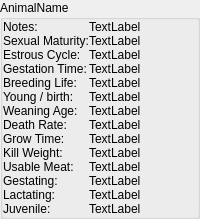
        <widget class="QGroupBox" name="groupBox_4" >
         <property name="title" >
          <string>AnimalName</string>
         </property>
         <layout class="QGridLayout" >
          <property name="margin" >
           <number>0</number>
          </property>
          <property name="spacing" >
           <number>0</number>
          </property>
          <item row="9" column="0" >
           <widget class="QLabel" name="label_24" >
            <property name="sizePolicy" >
             <sizepolicy>
              <hsizetype>0</hsizetype>
              <vsizetype>5</vsizetype>
              <horstretch>0</horstretch>
              <verstretch>0</verstretch>
             </sizepolicy>
            </property>
            <property name="text" >
             <string>Kill Weight:</string>
            </property>
           </widget>
          </item>
          <item row="8" column="0" >
           <widget class="QLabel" name="label_21" >
            <property name="sizePolicy" >
             <sizepolicy>
              <hsizetype>0</hsizetype>
              <vsizetype>5</vsizetype>
              <horstretch>0</horstretch>
              <verstretch>0</verstretch>
             </sizepolicy>
            </property>
            <property name="text" >
             <string>Grow Time:</string>
            </property>
           </widget>
          </item>
          <item row="7" column="0" >
           <widget class="QLabel" name="label_23" >
            <property name="sizePolicy" >
             <sizepolicy>
              <hsizetype>0</hsizetype>
              <vsizetype>5</vsizetype>
              <horstretch>0</horstretch>
              <verstretch>0</verstretch>
             </sizepolicy>
            </property>
            <property name="text" >
             <string>Death Rate:</string>
            </property>
           </widget>
          </item>
          <item row="6" column="0" >
           <widget class="QLabel" name="label_27" >
            <property name="sizePolicy" >
             <sizepolicy>
              <hsizetype>0</hsizetype>
              <vsizetype>5</vsizetype>
              <horstretch>0</horstretch>
              <verstretch>0</verstretch>
             </sizepolicy>
            </property>
            <property name="text" >
             <string>Weaning Age:</string>
            </property>
           </widget>
          </item>
          <item row="5" column="0" >
           <widget class="QLabel" name="label_26" >
            <property name="sizePolicy" >
             <sizepolicy>
              <hsizetype>0</hsizetype>
              <vsizetype>5</vsizetype>
              <horstretch>0</horstretch>
              <verstretch>0</verstretch>
             </sizepolicy>
            </property>
            <property name="text" >
             <string>Young / birth:</string>
            </property>
           </widget>
          </item>
          <item row="4" column="0" >
           <widget class="QLabel" name="label_20" >
            <property name="sizePolicy" >
             <sizepolicy>
              <hsizetype>0</hsizetype>
              <vsizetype>5</vsizetype>
              <horstretch>0</horstretch>
              <verstretch>0</verstretch>
             </sizepolicy>
            </property>
            <property name="text" >
             <string>Breeding Life:</string>
            </property>
           </widget>
          </item>
          <item row="3" column="0" >
           <widget class="QLabel" name="label_12" >
            <property name="sizePolicy" >
             <sizepolicy>
              <hsizetype>0</hsizetype>
              <vsizetype>5</vsizetype>
              <horstretch>0</horstretch>
              <verstretch>0</verstretch>
             </sizepolicy>
            </property>
            <property name="text" >
             <string>Gestation Time:</string>
            </property>
           </widget>
          </item>
          <item row="2" column="0" >
           <widget class="QLabel" name="label_18" >
            <property name="sizePolicy" >
             <sizepolicy>
              <hsizetype>0</hsizetype>
              <vsizetype>5</vsizetype>
              <horstretch>0</horstretch>
              <verstretch>0</verstretch>
             </sizepolicy>
            </property>
            <property name="text" >
             <string>Estrous Cycle:</string>
            </property>
           </widget>
          </item>
          <item row="1" column="0" >
           <widget class="QLabel" name="label_25" >
            <property name="sizePolicy" >
             <sizepolicy>
              <hsizetype>0</hsizetype>
              <vsizetype>5</vsizetype>
              <horstretch>0</horstretch>
              <verstretch>0</verstretch>
             </sizepolicy>
            </property>
            <property name="text" >
             <string>Sexual Maturity:</string>
            </property>
           </widget>
          </item>
          <item row="0" column="0" >
           <widget class="QLabel" name="label_7" >
            <property name="sizePolicy" >
             <sizepolicy>
              <hsizetype>0</hsizetype>
              <vsizetype>5</vsizetype>
              <horstretch>0</horstretch>
              <verstretch>0</verstretch>
             </sizepolicy>
            </property>
            <property name="text" >
             <string>Notes:</string>
            </property>
           </widget>
          </item>
          <item row="9" column="1" >
           <widget class="QLabel" name="labelAnimal_10" >
            <property name="text" >
             <string>TextLabel</string>
            </property>
           </widget>
          </item>
          <item row="8" column="1" >
           <widget class="QLabel" name="labelAnimal_9" >
            <property name="text" >
             <string>TextLabel</string>
            </property>
           </widget>
          </item>
          <item row="7" column="1" >
           <widget class="QLabel" name="labelAnimal_8" >
            <property name="text" >
             <string>TextLabel</string>
            </property>
           </widget>
          </item>
          <item row="6" column="1" >
           <widget class="QLabel" name="labelAnimal_7" >
            <property name="text" >
             <string>TextLabel</string>
            </property>
           </widget>
          </item>
          <item row="5" column="1" >
           <widget class="QLabel" name="labelAnimal_6" >
            <property name="text" >
             <string>TextLabel</string>
            </property>
           </widget>
          </item>
          <item row="4" column="1" >
           <widget class="QLabel" name="labelAnimal_5" >
            <property name="text" >
             <string>TextLabel</string>
            </property>
           </widget>
          </item>
          <item row="3" column="1" >
           <widget class="QLabel" name="labelAnimal_4" >
            <property name="text" >
             <string>TextLabel</string>
            </property>
           </widget>
          </item>
          <item row="2" column="1" >
           <widget class="QLabel" name="labelAnimal_3" >
            <property name="text" >
             <string>TextLabel</string>
            </property>
           </widget>
          </item>
          <item row="1" column="1" >
           <widget class="QLabel" name="labelAnimal_2" >
            <property name="text" >
             <string>TextLabel</string>
            </property>
           </widget>
          </item>
          <item row="0" column="1" >
           <widget class="QLabel" name="labelAnimal" >
            <property name="sizePolicy" >
             <sizepolicy>
              <hsizetype>5</hsizetype>
              <vsizetype>5</vsizetype>
              <horstretch>0</horstretch>
              <verstretch>0</verstretch>
             </sizepolicy>
            </property>
            <property name="text" >
             <string>TextLabel</string>
            </property>
           </widget>
          </item>
          <item row="10" column="0" >
           <widget class="QLabel" name="label_19" >
            <property name="sizePolicy" >
             <sizepolicy>
              <hsizetype>0</hsizetype>
              <vsizetype>5</vsizetype>
              <horstretch>0</horstretch>
              <verstretch>0</verstretch>
             </sizepolicy>
            </property>
            <property name="text" >
             <string>Usable Meat:</string>
            </property>
           </widget>
          </item>
          <item row="13" column="0" >
           <widget class="QLabel" name="labelFeedRequirements4" >
            <property name="sizePolicy" >
             <sizepolicy>
              <hsizetype>0</hsizetype>
              <vsizetype>5</vsizetype>
              <horstretch>0</horstretch>
              <verstretch>0</verstretch>
             </sizepolicy>
            </property>
            <property name="text" >
             <string>Juvenile:</string>
            </property>
           </widget>
          </item>
          <item row="12" column="0" >
           <widget class="QLabel" name="labelFeedRequirements3" >
            <property name="sizePolicy" >
             <sizepolicy>
              <hsizetype>0</hsizetype>
              <vsizetype>5</vsizetype>
              <horstretch>0</horstretch>
              <verstretch>0</verstretch>
             </sizepolicy>
            </property>
            <property name="text" >
             <string>Lactating:</string>
            </property>
           </widget>
          </item>
          <item row="11" column="0" >
           <widget class="QLabel" name="labelFeedRequirements2" >
            <property name="sizePolicy" >
             <sizepolicy>
              <hsizetype>0</hsizetype>
              <vsizetype>5</vsizetype>
              <horstretch>0</horstretch>
              <verstretch>0</verstretch>
             </sizepolicy>
            </property>
            <property name="text" >
             <string>Gestating:</string>
            </property>
           </widget>
          </item>
          <item row="10" column="1" >
           <widget class="QLabel" name="labelAnimal_11" >
            <property name="text" >
             <string>TextLabel</string>
            </property>
           </widget>
          </item>
          <item row="12" column="1" >
           <widget class="QLabel" name="labelAnimal_13" >
            <property name="text" >
             <string>TextLabel</string>
            </property>
           </widget>
          </item>
          <item row="11" column="1" >
           <widget class="QLabel" name="labelAnimal_12" >
            <property name="text" >
             <string>TextLabel</string>
            </property>
           </widget>
          </item>
          <item row="13" column="1" >
           <widget class="QLabel" name="labelAnimal_14" >
            <property name="text" >
             <string>TextLabel</string>
            </property>
           </widget>
          </item>
         </layout>
        </widget>
